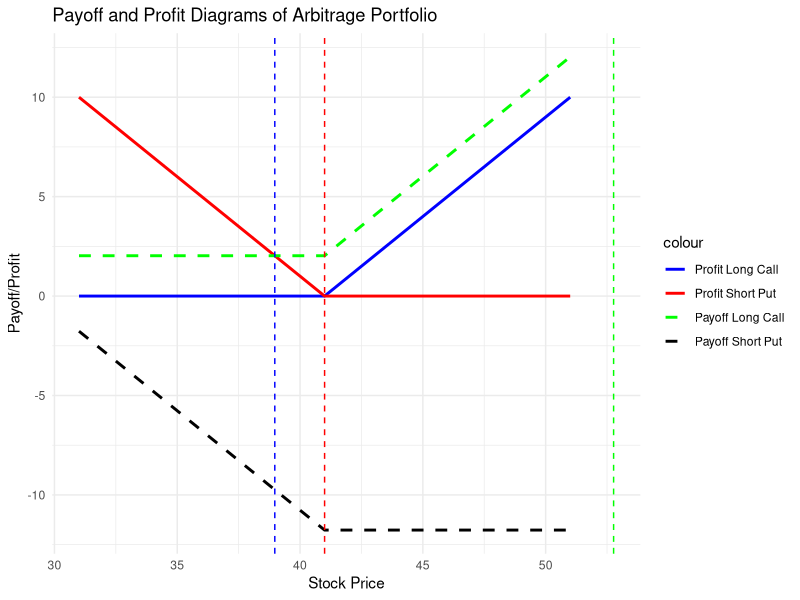

Generate this figure with R:
# Load the library
library(ggplot2)

# Given inputs
interest_rate <- 0.0625
dividend_rate <- 0.06

# Option prices
strike_prices <- c(31.00, 34.00, 41.00)
call_prices <- c(2.71, 2.41, 0.36)
put_prices <- c(2.40, 5.01, 9.74)

# Calculate costs of synthetic strategies
synthetic_long_call_cost <- call_prices - (1 - exp(-dividend_rate)) * strike_prices
synthetic_short_put_cost <- put_prices - call_prices + (1 - exp(-dividend_rate)) * strike_prices

# Identify the option with minimum cost for arbitrage
min_cost_option <- which.min(pmin(synthetic_long_call_cost, synthetic_short_put_cost))

# Arbitrage portfolio strategy
arbitrage_strategy <- ifelse(synthetic_long_call_cost[min_cost_option] < synthetic_short_put_cost[min_cost_option],
                             "Synthetic Long Call", "Synthetic Short Put")
option_chosen <- strike_prices[min_cost_option]

# Plot Payoff and Profit Diagrams
payoff_long_call <- function(stock_price, option_strike) {
   pmax(stock_price - option_strike, 0)
}

payoff_short_put <- function(stock_price, option_strike) {
   pmax(option_strike - stock_price, 0)
}

stock_price_range <- seq(option_chosen - 10, option_chosen + 10, by = 0.1)
payoff_call <- payoff_long_call(stock_price_range, option_chosen)
payoff_put <- payoff_short_put(stock_price_range, option_chosen)

profit_call <- payoff_call - synthetic_long_call_cost[min_cost_option]
profit_put <- payoff_put - synthetic_short_put_cost[min_cost_option]

data <- data.frame(stock_price = stock_price_range, payoff_call = payoff_call, payoff_put = payoff_put,
                   profit_call = profit_call, profit_put = profit_put)

ggplot(data, aes(x = stock_price)) +
   geom_line(aes(y = payoff_call, color = "Payoff Long Call"), size = 1) +
   geom_line(aes(y = payoff_put, color = "Payoff Short Put"), size = 1) +
   geom_line(aes(y = profit_call, color = "Profit Long Call"), linetype = "dashed", size = 1) +
   geom_line(aes(y = profit_put, color = "Profit Short Put"), linetype = "dashed", size = 1) +
   geom_vline(xintercept = option_chosen, color = "red", linetype = "dashed") +
   geom_vline(xintercept = option_chosen + synthetic_long_call_cost[min_cost_option], color = "blue", linetype = "dashed") +
   geom_vline(xintercept = option_chosen + synthetic_short_put_cost[min_cost_option], color = "green", linetype = "dashed") +
   labs(title = "Payoff and Profit Diagrams of Arbitrage Portfolio", x = "Stock Price", y = "Payoff/Profit") +
   scale_color_manual(values = c("blue", "red", "green", "black"),
                      labels = c("Profit Long Call", "Profit Short Put", "Payoff Long Call", "Payoff Short Put")) +
   theme_minimal()
